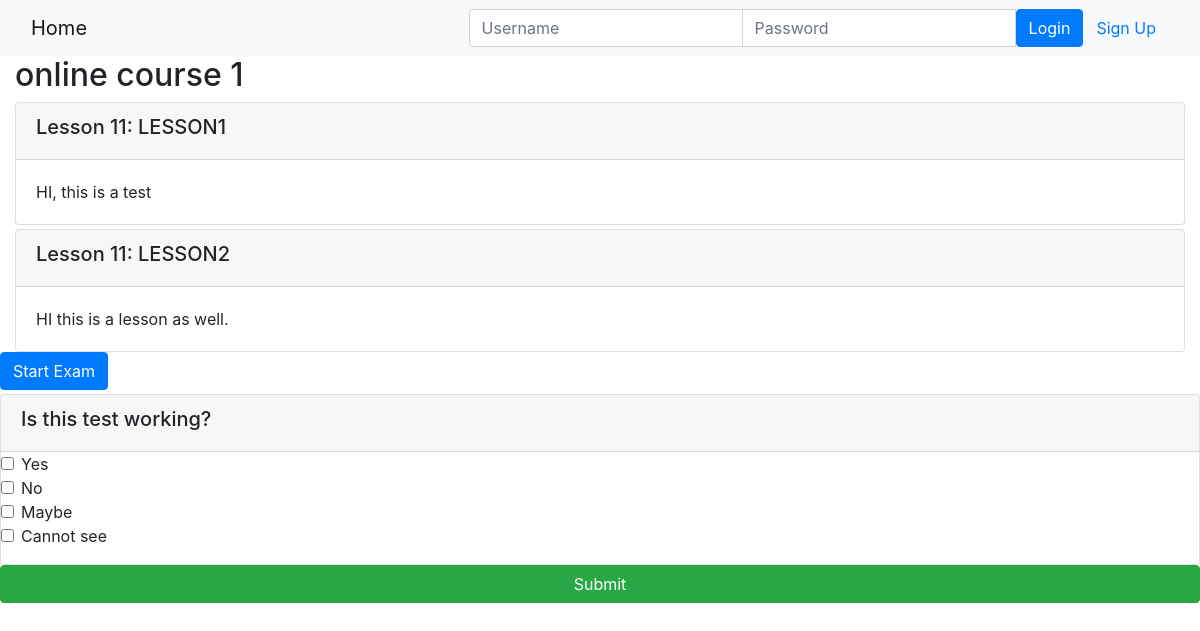
Page /onlinecourse/1/ on the committed database.
### onlinecourse/models.py (models this page shows, shortened)
class Course(models.Model):
    name = models.CharField(null=False, max_length=30, default='online course')
    image = models.ImageField(upload_to='course_images/')
    description = models.CharField(max_length=1000)
    pub_date = models.DateField(null=True)
    instructors = models.ManyToManyField(Instructor)
    users = models.ManyToManyField(settings.AUTH_USER_MODEL, through='Enrollment')
    total_enrollment = models.IntegerField(default=0)
    is_enrolled = False

class Lesson(models.Model):
    title = models.CharField(max_length=200, default="title")
    order = models.IntegerField(default=0)
    course = models.ForeignKey(Course, on_delete=models.CASCADE)
    content = models.TextField()

class Question(models.Model):
    course = models.ForeignKey(Course, on_delete = models.CASCADE)
    question_text = models.TextField()
    grade = models.IntegerField(default = 0)

class Choice(models.Model):
    question = models.ForeignKey(Question, on_delete= models.CASCADE)
    choice_text = models.TextField()
    is_correct = models.BooleanField(default = False)

### onlinecourse/views.py (the view)
# urls.py: path('<int:pk>/', views.CourseDetailView.as_view(), name='course_details'),
class CourseDetailView(generic.DetailView):
    model = Course
    template_name = 'onlinecourse/course_detail_bootstrap.html'

### onlinecourse/templates/onlinecourse/course_detail_bootstrap.html (shortened to what this page needs)
<!DOCTYPE html>
<html lang="en">
<head>
     {% load static %}
    <link rel="stylesheet" href="https://maxcdn.bootstrapcdn.com/bootstrap/4.5.2/css/bootstrap.min.css">
</head>
<body>
    <nav class="navbar navbar-light bg-light">
        <div class="container-fluid">
            <div class="navbar-header">
                  <a class="navbar-brand" href="{% url 'onlinecourse:index' %}">Home</a>
            </div>
            <ul class="nav navbar-nav navbar-right">
                {% if user.is_authenticated %}
                <li>
                    <a class="btn btn-link" href="#">{{ user.first_name }}({{ user.username }})</a>
                    <a class="btn btn-link" href="{% url 'onlinecourse:logout' %}">Logout</a>
                </li>
                {% else %}
                <li>
                    <form class="form-inline" action="{% url 'onlinecourse:login' %}" method="post">
                        <div class="input-group">
                            <input type="text" class="form-control" placeholder="Username" name="username" >
                            <input type="password" class="form-control" placeholder="Password" name="psw" >
                            <button class="btn btn-primary" type="submit">Login</button>
                            <a class="btn btn-link" href="{% url 'onlinecourse:registration' %}">Sign Up</a>
                        </div>
                    </form>
                </li>
                {% endif %}
            </ul>
        </div>
    </nav>
    <div class="container-fluid">
            <h2>{{ course.name }}</h2>
            <div class="card-columns-vertical">
                {% for lesson in course.lesson_set.all %}
                    <div class="card mt-1">
                        <div class="card-header"><h5>Lesson {{lesson.order|add:1}}: {{lesson.title}}</h5></div>
                        <div class="card-body">{{lesson.content}}</div>
                    </div>
                {% endfor %}
            </div>
        </div>
    <a class="btn btn-primary" data-toggle="collapse" href="#collapseExample" role="button" aria-expanded="false" aria-controls="collapseExample">
        Start Exam
      </a>
                <form id="questionform" action="point to a submit view" method="post">
                    {% for question in course.question_set.all %}
                    <div class="card mt-1">
                        <div class="card-header"><h5>{{ question.question_text}}</h5></div>
                        <div class="form-group">
                           {% for choice in question.choice_set.all %}
                            <div class="form-check">
                                <label class="form-check-label">
                                    <input type="checkbox" name="choice_{{choice.id}}"
                                           class="form-check-input" id="{{choice.id}}"
                                           value="{{choice.id}}">{{ choice.choice_text }}
                                </label>
                            </div>
                            {% endfor %}
                        </div>
                    </div>
                    {% endfor %}
                <input class="btn btn-success btn-block" type="submit" value="Submit">
        </form>
</body>
</html>

### rows in the picture
Course: name "online course 1"
Lesson: order|add "11", title "LESSON1", content "HI, this is a test"
Lesson: order|add "11", title "LESSON2", content "HI this is a lesson as well."
Question: question_text "Is this test working?"
Choice: choice_text "Yes"
Choice: choice_text "No"
Choice: choice_text "Maybe"
Choice: choice_text "Cannot see"
